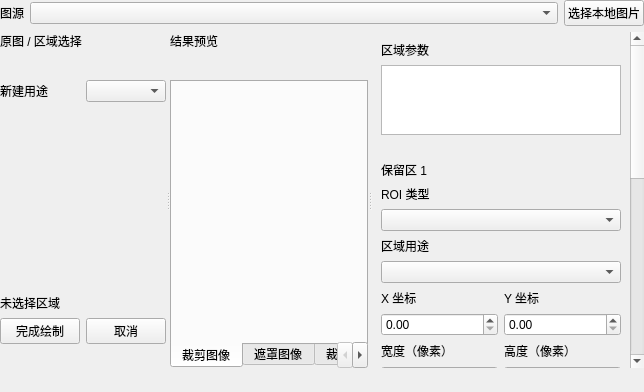
<?xml version="1.0" encoding="UTF-8"?>
<ui version="4.0">
 <class>RoiEditor</class>
 <widget class="QWidget" name="RoiEditor">
  <layout class="QVBoxLayout" name="rootLayout" stretch="0,1,0">
   <property name="leftMargin"><number>0</number></property>
   <property name="topMargin"><number>0</number></property>
   <property name="rightMargin"><number>0</number></property>
   <property name="bottomMargin"><number>0</number></property>
   <item><layout class="QHBoxLayout" name="sourceLayout" stretch="0,1,0">
    <item><widget class="QLabel" name="sourceLabel"><property name="text"><string>图源</string></property></widget></item>
    <item><widget class="QComboBox" name="sourceCombo"/></item>
    <item><widget class="QPushButton" name="localImageButton"><property name="text"><string>选择本地图片</string></property></widget></item>
   </layout></item>
   <item><widget class="QSplitter" name="roiWorkspaceSplitter">
    <property name="orientation"><enum>Qt::Horizontal</enum></property>
    <property name="childrenCollapsible"><bool>false</bool></property>
    <widget class="QSplitter" name="roiImagesSplitter">
     <property name="orientation"><enum>Qt::Horizontal</enum></property>
     <property name="childrenCollapsible"><bool>false</bool></property>
     <widget class="QWidget" name="sourcePanel">
      <layout class="QVBoxLayout" name="sourcePanelLayout" stretch="0,0,0,1,0,0,0">
       <item><widget class="QLabel" name="sourceTitle"><property name="text"><string>原图 / 区域选择</string></property></widget></item>
       <item><widget class="QWidget" name="sourceTools"><layout class="QHBoxLayout" name="sourceToolsLayout"/></widget></item>
       <item><layout class="QHBoxLayout" name="newPurposeLayout"><item><widget class="QLabel" name="newPurposeLabel"><property name="text"><string>新建用途</string></property></widget></item><item><widget class="QComboBox" name="newPurposeCombo"/></item></layout></item>
       <item><widget class="QWidget" name="canvasPlaceholder"><layout class="QVBoxLayout" name="canvasLayout"/></widget></item>
       <item><widget class="QLabel" name="drawingStatus"><property name="wordWrap"><bool>true</bool></property><property name="text"><string>未选择区域</string></property></widget></item>
       <item><layout class="QHBoxLayout" name="drawingActions"><item><widget class="QPushButton" name="roiFinishButton"><property name="text"><string>完成绘制</string></property></widget></item><item><widget class="QPushButton" name="roiCancelButton"><property name="text"><string>取消</string></property></widget></item></layout></item>
       <item><widget class="QWidget" name="sourceViewTools"><layout class="QHBoxLayout" name="sourceViewToolsLayout"/></widget></item>
      </layout>
     </widget>
     <widget class="QWidget" name="roiResultPanel">
      <layout class="QVBoxLayout" name="resultLayout" stretch="0,0,1">
       <item><widget class="QLabel" name="resultTitle"><property name="text"><string>结果预览</string></property></widget></item>
       <item><widget class="QWidget" name="resultModesPlaceholder"><layout class="QGridLayout" name="resultModesLayout"/></widget></item>
       <item><widget class="QTabWidget" name="roiOutputTabs">
        <property name="tabPosition"><enum>QTabWidget::South</enum></property>
        <property name="usesScrollButtons"><bool>true</bool></property>
        <widget class="QWidget" name="croppedImagePage"><attribute name="title"><string>裁剪图像</string></attribute><layout class="QVBoxLayout" name="croppedImageLayout"/></widget>
        <widget class="QWidget" name="maskedImagePage"><attribute name="title"><string>遮罩图像</string></attribute><layout class="QVBoxLayout" name="maskedImageLayout"/></widget>
        <widget class="QWidget" name="croppedMaskPage"><attribute name="title"><string>裁剪掩膜</string></attribute><layout class="QVBoxLayout" name="croppedMaskLayout"/></widget>
        <widget class="QWidget" name="fullMaskPage"><attribute name="title"><string>原图掩膜</string></attribute><layout class="QVBoxLayout" name="fullMaskLayout"/></widget>
       </widget></item>
      </layout>
     </widget>
    </widget>
    <widget class="QScrollArea" name="roiParametersScroll">
     <property name="minimumSize"><size><width>200</width><height>0</height></size></property>
     <property name="frameShape"><enum>QFrame::NoFrame</enum></property>
     <property name="horizontalScrollBarPolicy"><enum>Qt::ScrollBarAlwaysOff</enum></property>
     <property name="widgetResizable"><bool>true</bool></property>
     <widget class="QWidget" name="roiParameters">
      <layout class="QVBoxLayout" name="parametersLayout">
       <item><widget class="QLabel" name="parametersTitle"><property name="text"><string>区域参数</string></property></widget></item>
       <item><widget class="QListWidget" name="roiRegionList"><property name="minimumHeight"><number>72</number></property><property name="maximumHeight"><number>110</number></property></widget></item>
       <item><widget class="QLabel" name="draftRegionLabel"><property name="wordWrap"><bool>true</bool></property><property name="text"><string/></property></widget></item>
       <item><widget class="QLabel" name="selectedRegionTitle"><property name="text"><string>保留区 1</string></property></widget></item>
       <item><widget class="QLabel" name="roiTypeLabel"><property name="text"><string>ROI 类型</string></property></widget></item>
       <item><widget class="QComboBox" name="roiTypeCombo"/></item>
       <item><widget class="QLabel" name="purposeLabel"><property name="text"><string>区域用途</string></property></widget></item>
       <item><widget class="QComboBox" name="regionPurposeCombo"/></item>
       <item><layout class="QGridLayout" name="boxCoordinates">
        <item row="0" column="0"><widget class="QLabel" name="xLabel"><property name="text"><string>X 坐标</string></property></widget></item>
        <item row="1" column="0"><widget class="QDoubleSpinBox" name="xSpin"/></item>
        <item row="0" column="1"><widget class="QLabel" name="yLabel"><property name="text"><string>Y 坐标</string></property></widget></item>
        <item row="1" column="1"><widget class="QDoubleSpinBox" name="ySpin"/></item>
        <item row="2" column="0"><widget class="QLabel" name="widthLabel"><property name="text"><string>宽度（像素）</string></property></widget></item>
        <item row="3" column="0"><widget class="QDoubleSpinBox" name="widthSpin"/></item>
        <item row="2" column="1"><widget class="QLabel" name="heightLabel"><property name="text"><string>高度（像素）</string></property></widget></item>
        <item row="3" column="1"><widget class="QDoubleSpinBox" name="heightSpin"/></item>
       </layout></item>
       <item><widget class="QLabel" name="centerXLabel"><property name="text"><string>中心 X 坐标</string></property></widget></item>
       <item><widget class="QDoubleSpinBox" name="centerXSpin"/></item>
       <item><widget class="QLabel" name="centerYLabel"><property name="text"><string>中心 Y 坐标</string></property></widget></item>
       <item><widget class="QDoubleSpinBox" name="centerYSpin"/></item>
       <item><widget class="QLabel" name="angleLabel"><property name="text"><string>旋转角度（度）</string></property></widget></item>
       <item><widget class="QDoubleSpinBox" name="angleSpin"><property name="minimum"><double>-180.0</double></property><property name="maximum"><double>179.999</double></property></widget></item>
       <item><widget class="QLabel" name="pointsLabel"><property name="text"><string>多边形顶点</string></property></widget></item>
       <item><widget class="QWidget" name="pointsPlaceholder"><layout class="QVBoxLayout" name="pointsLayout"/></widget></item>
       <item><widget class="QWidget" name="advancedPlaceholder"><layout class="QVBoxLayout" name="advancedPlaceholderLayout">
        <item><widget class="QWidget" name="advancedContent"><layout class="QVBoxLayout" name="advancedLayout">
         <item><widget class="QLabel" name="interpolationLabel"><property name="text"><string>插值方式</string></property></widget></item>
         <item><widget class="QComboBox" name="interpolationCombo"/></item>
         <item><widget class="QLabel" name="padLabel"><property name="text"><string>填充值</string></property></widget></item>
         <item><widget class="QSpinBox" name="padValueSpin"><property name="maximum"><number>255</number></property></widget></item>
         <item><widget class="QLabel" name="opacityLabel"><property name="text"><string>选区透明度：25%</string></property></widget></item>
         <item><widget class="QSlider" name="regionOpacity"><property name="orientation"><enum>Qt::Horizontal</enum></property><property name="minimum"><number>5</number></property><property name="maximum"><number>65</number></property><property name="value"><number>25</number></property></widget></item>
        </layout></widget></item>
       </layout></widget></item>
       <item><widget class="QWidget" name="roiDetailsPlaceholder"><layout class="QVBoxLayout" name="detailsLayout"/></widget></item>
       <item><spacer name="parameterSpacer"><property name="orientation"><enum>Qt::Vertical</enum></property><property name="sizeHint" stdset="0"><size><width>0</width><height>0</height></size></property></spacer></item>
      </layout>
     </widget>
    </widget>
   </widget></item>
   <item><widget class="QWidget" name="bindingsPlaceholder"><layout class="QVBoxLayout" name="bindingsLayout"/></widget></item>
  </layout>
 </widget>
 <resources/>
 <connections/>
</ui>
